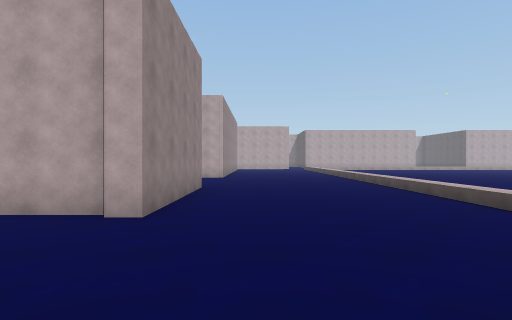
[1] (above)

24 first-person views from a walk through a Unity game level. The camera is 1.5 m above the floor, looks level and sees 80° across. The floor is counted in squares, 2 m on a side. Each view is taken from the middle of a square. On the plan, view 1 faces up. The plan holds only what a view shows up to about 10 squares ahead; the rest is blank. The place goes on beyond the plan. The player character is not drawn. Some animated figures are left out.

[2]
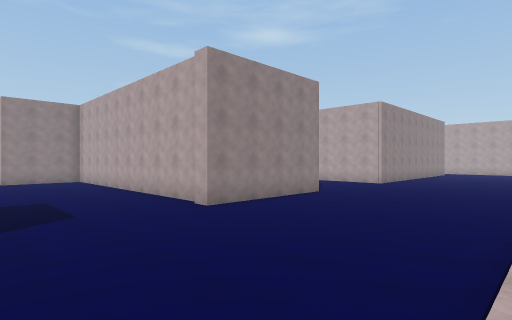

[3]
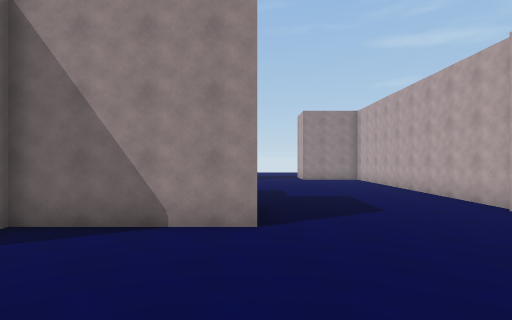

[4]
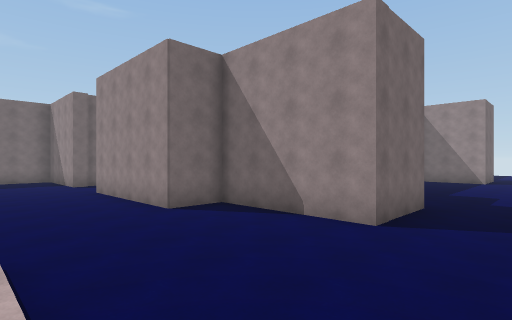

[5]
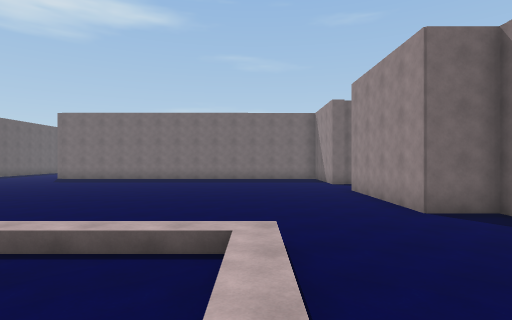

[6]
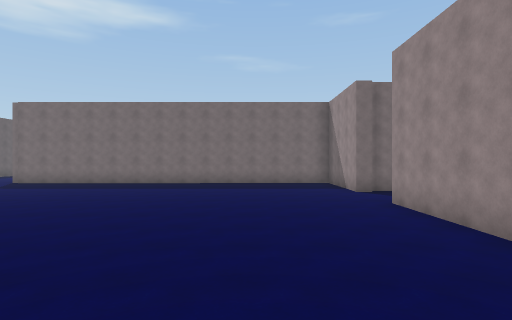

[7]
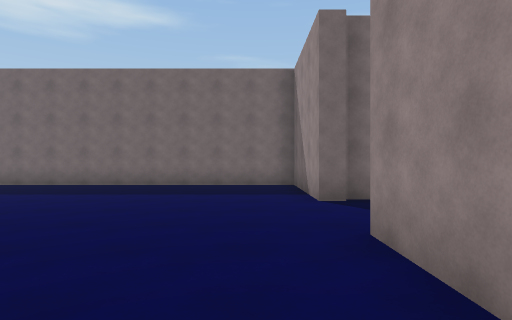

[8]
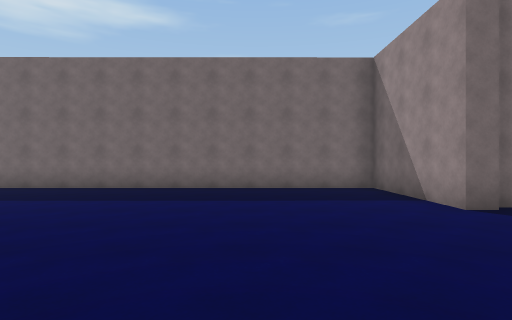

[9]
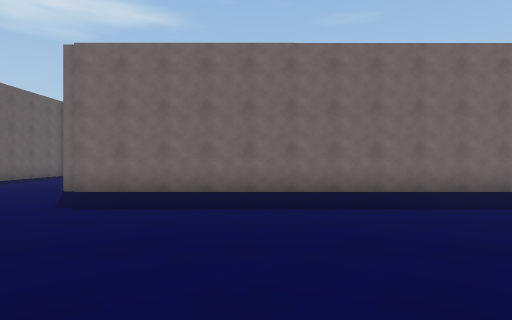

[10]
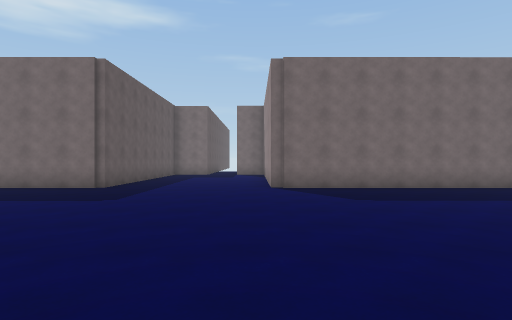

[11]
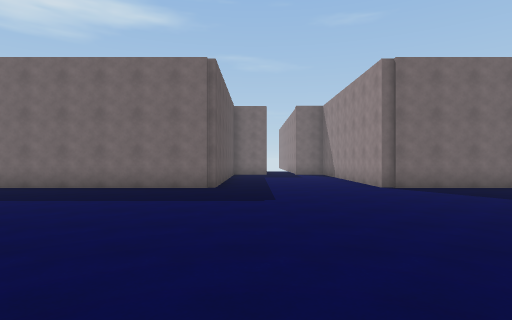

[12]
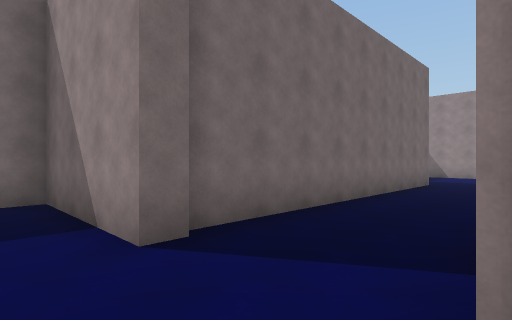

[13]
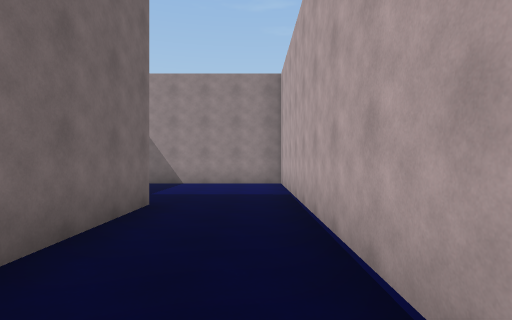

[14]
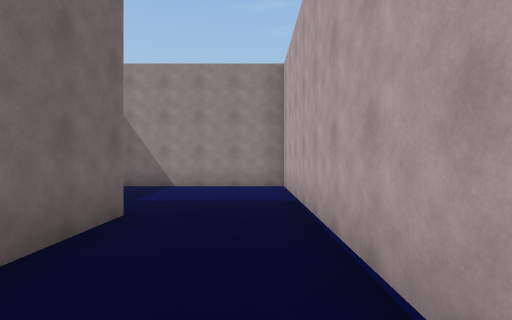

[15]
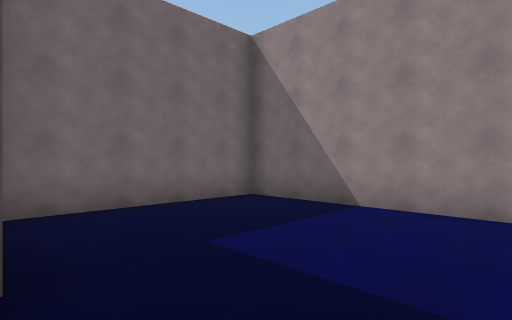

[16]
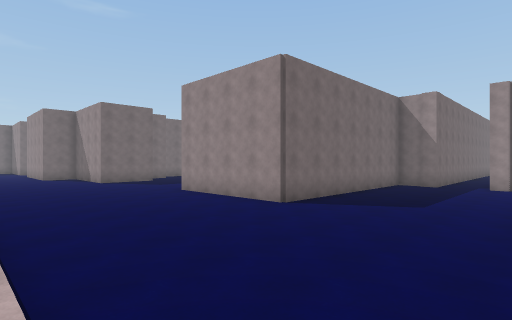

[17]
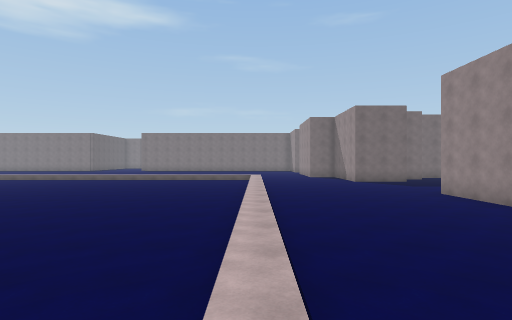

[18]
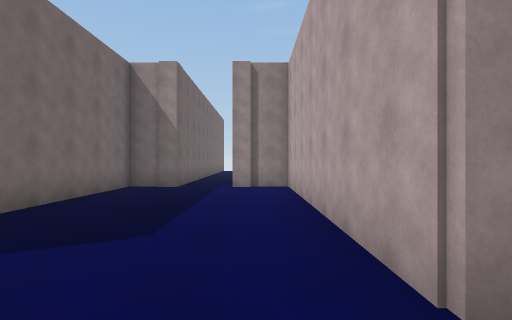

[19]
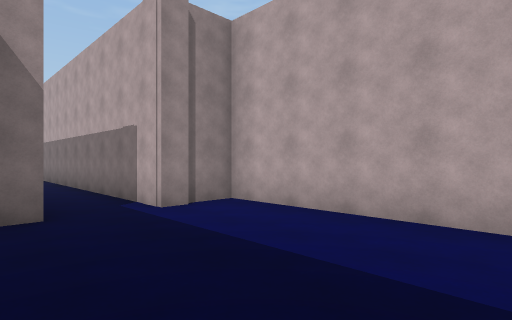

[20]
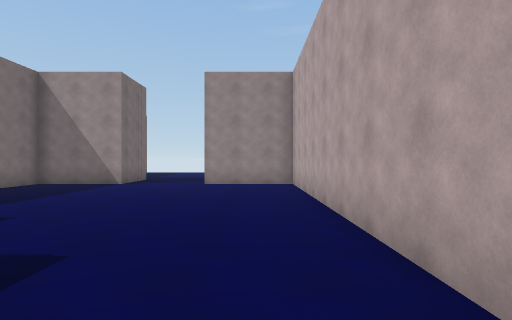

[21]
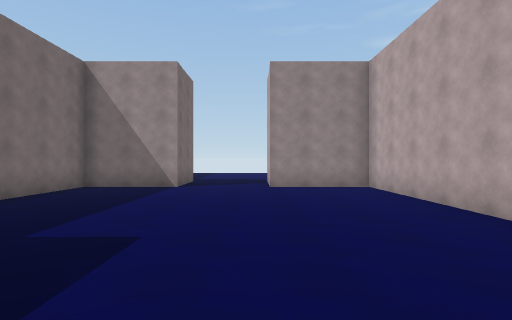

[22]
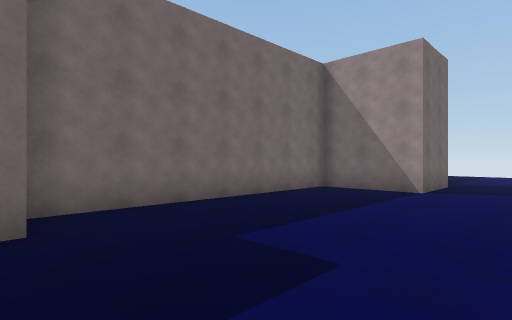

[23]
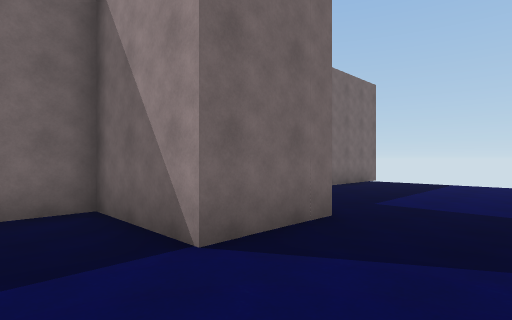

[24]
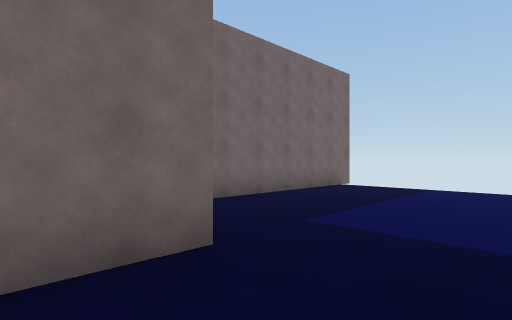

### Floor plan
Key: @ floor where view 1 was taken; # wall or solid block; . floor; / step, stairs or slope.
Columns run from 21 left of view 1 to 23 right of it. Each row starts with its distance up from view 1.
 13             ########.... /
 12      ########............/
 11       .................../..
 10          ................/....
  9            ##............/....
  8             ########...../....
  7                    #...../.....
  6                    #...../......
  5          ###########...../.......
  4          #.........#...../........
  3          #.............../........
  2          #.............../
  1     ...................../
  0  ....................@.../
 -1  .................###..../..
 -2  .......##........  #..../...
 -3  ......  #.......#  #....////
 -4 ######   #########  #.........
 -5                     ##.........
 -6                      #..........
 -7                      #...........   .  .
 -8                      #............ ......
 -9         ##########   #....................
-10         #..................................
-11         #...................................
-12         #....#########......................
-13         #....        #.......................
-14         #....        #.......................
-15         ######       #.......................
-16                      ###############....#####
-17                                    #....#

Positions as (right, up) in squares from view 1, and headings:
1: (0, 0), facing up
2: (4, 0), facing up-left
3: (4, -1), facing left
4: (4, 1), facing down-left
5: (4, 1), facing down
6: (4, -2), facing down
7: (2, -6), facing down
8: (4, -7), facing down
9: (10, -8), facing down
10: (15, -7), facing down
11: (18, -7), facing down
12: (2, -9), facing down-left
13: (-3, -10), facing left
14: (-4, -10), facing left
15: (-8, -10), facing down-left
16: (4, 13), facing down-left
17: (4, 13), facing down
18: (0, 12), facing left
19: (-4, 9), facing up-left
20: (-2, 3), facing left
21: (-3, 1), facing left
22: (-4, 1), facing down-left
23: (-10, 1), facing down-left
24: (-12, 1), facing down-left
